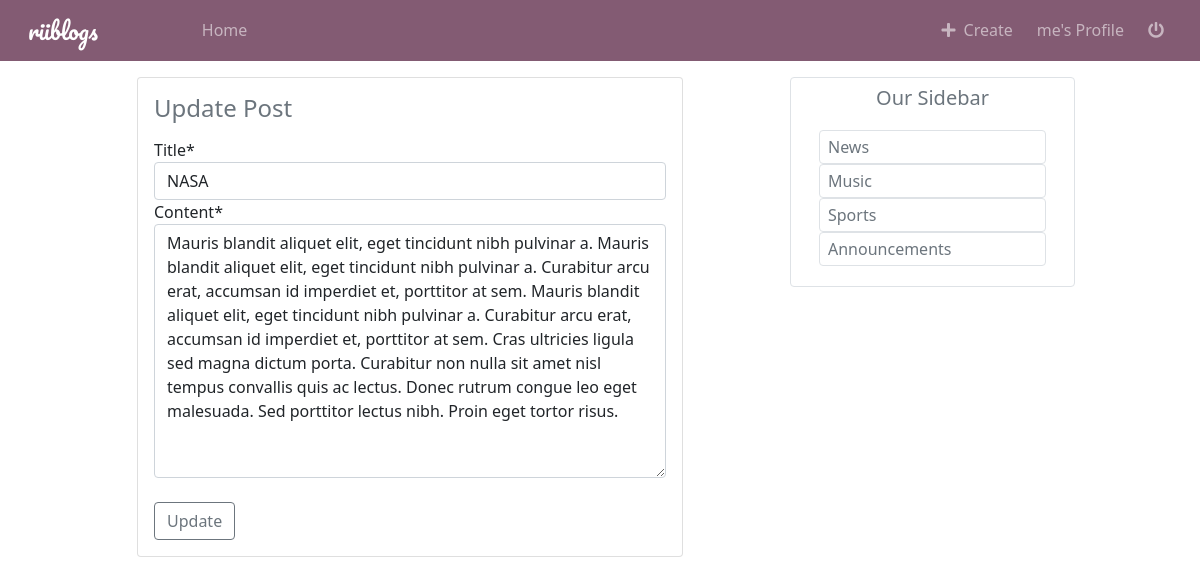
The app's page /post/8/update/ (signed in) with its own data.
### blog/models.py (models this page shows, shortened)
class Post(models.Model):
    author = models.ForeignKey(User, on_delete=models.CASCADE)
    title = models.CharField(max_length=100)
    content = models.TextField()
    created = models.DateTimeField(default=timezone.now)

### blog/views.py (the view, shortened to what this page needs)
# urls.py: path('post/<int:pk>/update/', PostUpdate.as_view(), name='update'),
class PostUpdate(LoginRequiredMixin, UserPassesTestMixin, UpdateView):
    model = Post
    fields = ['title', 'content']
    template_name = 'blog/post_update.html'
    def test_func(self):
        post = self.get_object()
        if post.author == self.request.user:
            return True
        return False

### blog/templates/blog/post_update.html (shortened to what this page needs)
{% extends "blog/base.html" %}
{% load crispy_forms_tags %}
{% block content %}
    <div class="card p-3">
        <h4 class="mb-3 text-secondary">Update Post</h4>
        <form method="POST">
            {{ form|crispy }}
            <div class="mt-4 d-flex align-items-center">
                <button type="submit" class="btn btn-outline-secondary">Update</button>
            </div>
        </form>
    </div>
{% endblock %}

### blog/templates/blog/base.html (shortened to what this page needs)
<!DOCTYPE html>
{% load static %}
<html lang="en">
<head>
    <link href="https://cdn.jsdelivr.net/npm/bootstrap@5.0.0-beta2/dist/css/bootstrap.min.css" rel="stylesheet"
>
    <link rel="stylesheet" href="https://cdnjs.cloudflare.com/ajax/libs/font-awesome/5.15.2/css/all.min.css"
/>
    <link rel="stylesheet" href="{% static 'blog/main.css' %}">
</head>
<body>
<nav class="navbar navbar-expand-lg navbar-dark" style="background-color: #835b73;">
    <div class="container-fluid">
        <a class="navbar-brand ms-3 me-5" href="{% url 'blog:home' %}">riiblogs</a>
        <div class="collapse navbar-collapse" id="navbarSupportedContent">
            <ul class="navbar-nav me-auto mb-2 mb-lg-0">
                <li class="nav-item me-2 ms-lg-5">
                    <a class="nav-link {% block home %}{% endblock home %}" href="{% url 'blog:home' %}">Home</a>
                </li>
            </ul>
            <ul class="navbar-nav ms-auto mb-2 mb-lg-0">
                {% if user.is_authenticated %}
                    <li class="nav-item me-2">
                        <a class="nav-link {% block create %}{% endblock %}" href="{% url 'blog:create' %}"><i class="fas fa-plus me-2"></i>Create</a>
                    </li>
                    <li class="nav-item me-2">
                        <a class="nav-link {% block profile %}{% endblock %}" href="{% url 'profile' %}">
                            {{ user.username }}'s Profile
                        </a>
                    </li>
                    <li class="nav-item me-3">
                        <a class="nav-link" href="{% url 'logout' %}"><i class="fas fa-power-off"></i></a>
                    </li>
                {% endif %}
            </ul>
        </div>
    </div>
</nav>
<div class="container pt-3 mb-5">
    <div class="row">
        <div class="col-lg-6 offset-lg-1">
            {% block content %}{% endblock %}
        </div>
        <div class="col-lg-3 offset-lg-1 border rounded pt-2 pe-4 ps-4 text-muted" id="sidebar">
            <h5 class="text-center mb-3">Our Sidebar</h5>
            <ul style="list-style:none" class="p-1">
                <li class="border rounded p-1 ps-2">News</li>
                <li class="border rounded p-1 ps-2">Music</li>
                <li class="border rounded p-1 ps-2">Sports</li>
                <li class="border rounded p-1 ps-2">Announcements</li>
            </ul>
        </div>
    </div>
</div>
</body>
</html>

### blog/static/blog/main.css (style rules this page uses)
.navbar-brand { font-family: 'Pacifico', cursive; font-size: 23px; }
#sidebar { height: fit-content; }

### records on screen
Post: title "NASA", content "Mauris blandit aliquet elit, eget tincidunt nibh pulvinar a. Mauris blandit aliquet elit, eget tincidunt nibh pulvinar a. Curabitur arcu erat, accumsan id imperdiet et, porttitor at sem. Mauris blandit aliquet elit, eget tincidunt nibh pulvinar a. Curabitur arcu erat, accumsan id imperdiet et, porttitor at sem. Cras ultricies ligula sed magna dictum porta. Curabitur non nulla sit amet nisl tempus convallis quis ac lectus. Donec rutrum congue leo eget malesuada. Sed porttitor lectus nibh. Proin eget tortor risus."

### other values on screen
{{ user.username }} "me"
